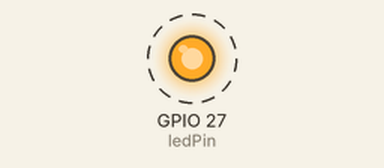
Simulated run of this sketch. Board: ESP32. Parts: output pins drawn as LEDs (lit = HIGH). Dashed ring = blinking. What the sketch prints to the serial monitor is not drawn.

Above: at 0.5 s.
Timing chart, 0 to 4.6 s (numbered marks = the images above):
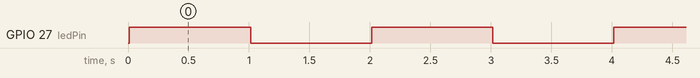

The sketch:

lab02_v2.ino
```cpp
// lab02: ESP32 基础LED闪烁控制（最终版）
// 实验目标：掌握ESP32 GPIO输出控制，实现LED基础闪烁
// 硬件：ESP32开发板，板载LED连接GPIO2
// 作者：你的名字
// 日期：2026-03-20

const int ledPin = 27;          // LED引脚定义
const long blinkInterval = 1000; // 闪烁间隔（ms）

void setup() {
  // 配置GPIO为输出模式
  pinMode(ledPin, OUTPUT);
  // 初始化串口，用于调试
  Serial.begin(115200);

  // 实验启动信息
  Serial.println("=====================================");
  Serial.println("  Embedded System Design - lab02");
  Serial.println("  Basic IO Experiment: LED Blink");
  Serial.println("  LED Pin: GPIO" + String(ledPin));
  Serial.println("  Blink Frequency: 1Hz (1s ON, 1s OFF)");
  Serial.println("=====================================");
}

void loop() {
  // 点亮LED
  digitalWrite(ledPin, HIGH);
  Serial.println("[STATUS] LED -> ON");
  delay(blinkInterval);

  // 熄灭LED
  digitalWrite(ledPin, LOW);
  Serial.println("[STATUS] LED -> OFF");
  delay(blinkInterval);
}
```

Measured:
- by itself, GPIO 27 (ledPin): alternates HIGH for 1.0 s and LOW for 1.0 s
